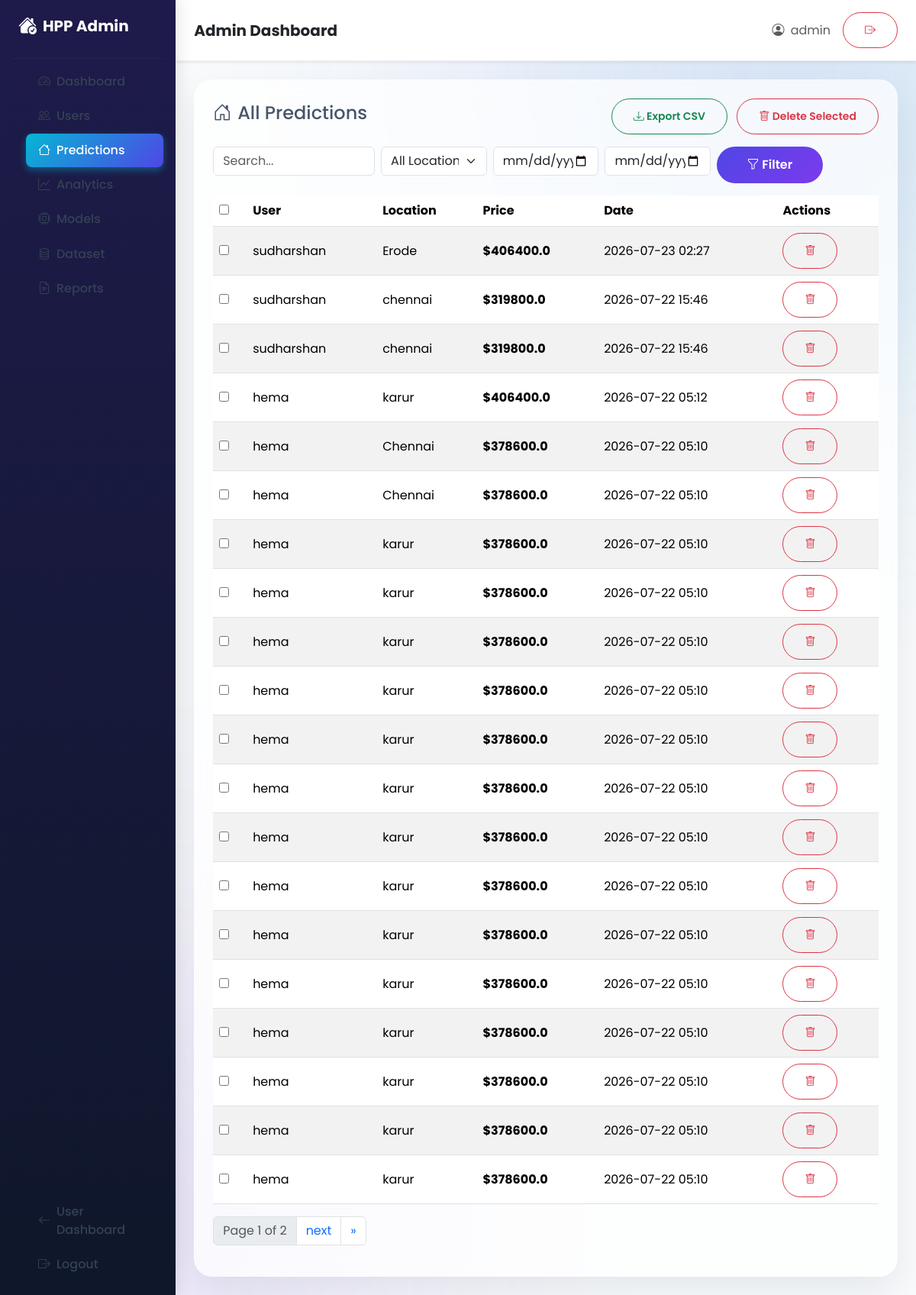
Screenshot of /admin-dashboard/predictions/ (signed in) with the database file from the repository.
### predictor/models.py (models this page shows, shortened)
class Prediction(models.Model):
    user = models.ForeignKey(User, on_delete=models.CASCADE)
    sqft = models.FloatField()
    bedrooms = models.IntegerField()
    bathrooms = models.IntegerField()
    age_of_house = models.IntegerField()
    location = models.CharField(max_length=100)
    predicted_price = models.FloatField()
    created_at = models.DateTimeField(auto_now_add=True)

### predictor/views.py (the view)
# urls.py: path('admin-dashboard/predictions/', views.admin_predictions, name='admin_predictions'),
@staff_member_required
def admin_predictions(request):
    predictions = Prediction.objects.select_related('user').order_by('-created_at')
    q = request.GET.get('q')
    if q:
        predictions = predictions.filter(
            models.Q(location__icontains=q) | models.Q(user__username__icontains=q)
        )
    paginator = Paginator(predictions, 20)
    page_number = request.GET.get('page')
    preds_page = paginator.get_page(page_number)
    return render(request, 'predictor/admin_predictions.html', {
        'predictions': preds_page,
        'search_query': q
    })

### predictor/templates/predictor/admin_predictions.html (shortened to what this page needs)
{% extends 'predictor/admin_base.html' %}
{% block content %}
<div class="glass-card p-4">
    <div class="d-flex justify-content-between align-items-center mb-3">
        <h4><i class="bi bi-house-door me-2"></i>All Predictions</h4>
        <div>
            <button class="btn btn-outline-success btn-sm me-2"><i class="bi bi-download"></i> Export CSV</button>
            <button class="btn btn-outline-danger btn-sm"><i class="bi bi-trash"></i> Delete Selected</button>
        </div>
    </div>
    <form method="get" class="row g-2 mb-3">
        <div class="col-md-3"><input type="text" name="q" class="form-control" placeholder="Search..." value="{{ search_query|default:'' }}"></div>
        <div class="col-md-2"><select name="location" class="form-select"><option value="">All Locations</option></select></div>
        <div class="col-md-2"><input type="date" name="date_from" class="form-control"></div>
        <div class="col-md-2"><input type="date" name="date_to" class="form-control"></div>
        <div class="col-md-2"><button type="submit" class="btn btn-primary w-100"><i class="bi bi-funnel"></i> Filter</button></div>
    </form>
    <div class="table-responsive">
        <table class="table table-striped align-middle">
            <thead><tr><th><input type="checkbox"></th><th>User</th><th>Location</th><th>Price</th><th>Date</th><th>Actions</th></tr></thead>
            <tbody>
                {% for p in predictions %}
                <tr>
                    <td><input type="checkbox"></td>
                    <td>{{ p.user.username }}</td>
                    <td>{{ p.location }}</td>
                    <td><strong>${{ p.predicted_price }}</strong></td>
                    <td>{{ p.created_at|date:"Y-m-d H:i" }}</td>
                    <td>
                        <button class="btn btn-sm btn-outline-danger"><i class="bi bi-trash"></i></button>
                    </td>
                </tr>
                {% endfor %}
            </tbody>
        </table>
    </div>
    {% include 'predictor/pagination.html' with items=predictions %}
</div>
{% endblock %}

### predictor/templates/predictor/admin_base.html (shortened to what this page needs)
<!DOCTYPE html>
<html lang="en">
<head>
    <link href="https://cdn.jsdelivr.net/npm/bootstrap@5.3.3/dist/css/bootstrap.min.css" rel="stylesheet">
    <link rel="stylesheet" href="https://cdn.jsdelivr.net/npm/bootstrap-icons@1.11.3/font/bootstrap-icons.css">
    {% load static %}
    <link rel="stylesheet" href="{% static 'css/style.css' %}">
</head>
<body>
<div class="app-layout d-flex">
    <aside class="admin-sidebar d-flex flex-column">
        <div class="sidebar-brand px-4 py-3">
            <a href="{% url 'admin_dashboard' %}" class="text-white text-decoration-none d-flex align-items-center">
                <i class="bi bi-house-check-fill fs-4 me-2"></i>
                <span class="fw-bold fs-5">HPP Admin</span>
            </a>
        </div>
        <hr class="text-white-50 mx-3 my-2">
        <nav class="nav flex-column flex-grow-1 px-3">
            <a class="nav-link text-white-50 {% if request.resolver_match.url_name == 'admin_dashboard' %}active{% endif %}" href="{% url 'admin_dashboard' %}">
                <i class="bi bi-speedometer2 me-2"></i> Dashboard
            </a>
            <a class="nav-link text-white-50 {% if request.resolver_match.url_name == 'admin_users' %}active{% endif %}" href="{% url 'admin_users' %}">
                <i class="bi bi-people me-2"></i> Users
            </a>
            <a class="nav-link text-white-50 {% if request.resolver_match.url_name == 'admin_predictions' %}active{% endif %}" href="{% url 'admin_predictions' %}">
                <i class="bi bi-house me-2"></i> Predictions
            </a>
            <a class="nav-link text-white-50 {% if request.resolver_match.url_name == 'admin_analytics' %}active{% endif %}" href="{% url 'admin_analytics' %}">
                <i class="bi bi-graph-up me-2"></i> Analytics
            </a>
            <a class="nav-link text-white-50 {% if request.resolver_match.url_name == 'admin_models' %}active{% endif %}" href="{% url 'admin_models' %}">
                <i class="bi bi-cpu me-2"></i> Models
            </a>
            <a class="nav-link text-white-50 {% if request.resolver_match.url_name == 'admin_dataset' %}active{% endif %}" href="{% url 'admin_dataset' %}">
                <i class="bi bi-database me-2"></i> Dataset
            </a>
            <a class="nav-link text-white-50 {% if request.resolver_match.url_name == 'admin_reports' %}active{% endif %}" href="{% url 'admin_reports' %}">
                <i class="bi bi-file-earmark-text me-2"></i> Reports
            </a>
        </nav>
        <div class="mt-auto px-3 pb-3">
            <a class="nav-link text-white-50" href="{% url 'dashboard_redirect' %}">
                <i class="bi bi-arrow-left me-2"></i> User Dashboard
            </a>
            <a class="nav-link text-danger" href="{% url 'logout' %}">
                <i class="bi bi-box-arrow-right me-2"></i> Logout
            </a>
        </div>
    </aside>
    <main class="main-content flex-grow-1 d-flex flex-column">
        <header class="top-header bg-white shadow-sm px-4 py-3 d-flex justify-content-between align-items-center">
            <h5 class="mb-0 fw-bold text-dark">{% block page_title %}Admin Dashboard{% endblock %}</h5>
            <div class="d-flex align-items-center">
                <span class="text-muted me-3"><i class="bi bi-person-circle me-1"></i> {{ user.username }}</span>
                <a href="{% url 'logout' %}" class="btn btn-outline-danger btn-sm"><i class="bi bi-box-arrow-right"></i></a>
            </div>
        </header>
        <div class="p-4 flex-grow-1">
            {% block content %}{% endblock %}
        </div>
    </main>
</div>
</body>
</html>

### predictor/static/css/style.css (style rules this page uses)
:root { --primary:#4F46E5; --secondary:#7C3AED; --accent:#06B6D4; --dark:#0F172A; --light:#F8FAFC; --white:#ffffff; --text:#475569; --border:rgba(255,255,255,.15); }
body { font-family:'Poppins',sans-serif; background:#F8FAFC; color:var(--text); overflow-x:hidden; }
body::before { content:""; position:fixed; width:700px; height:700px; background:linear-gradient(135deg,#4F46E5,#06B6D4); filter:blur(180px); opacity:.18; top:-250px; right:-200px; z-index:-2; }
body::after { content:""; position:fixed; width:600px; height:600px; background:#7C3AED; filter:blur(180px); opacity:.12; bottom:-200px; left:-150px; z-index:-2; }
.nav-link { font-weight:500; margin-left:18px; color:#334155 !important; transition:.3s; }
.btn { border-radius:50px; padding:12px 28px; font-weight:600; transition:.35s; }
.btn-primary { background:linear-gradient(135deg,#4F46E5,#7C3AED); border:none; color:white; }
.glass-card { background:rgba(255,255,255,.72); backdrop-filter:blur(16px); border-radius:24px; border:1px solid rgba(255,255,255,.25); box-shadow:0 20px 50px rgba(15,23,42,.08); transition:.35s; }
.admin-sidebar { width: 260px; background: linear-gradient(180deg, #1E1B4B 0%, #0F172A 100%); color: #fff; min-height: 100vh; position: sticky; top: 0; left: 0; box-shadow: 4px 0 20px rgba(0,0,0,0.1); z-index: 10; }
.sidebar-brand a { color: white; text-decoration: none; }
.user-sidebar .nav-link, .admin-sidebar .nav-link { color: rgba(255,255,255,0.6); font-weight: 500; border-radius: 8px; padding: 0.6rem 1rem; margin-bottom: 2px; transition: all 0.2s ease; display: flex; align-items: center; }
.user-sidebar .nav-link.active, .admin-sidebar .nav-link.active { background: linear-gradient(135deg, #06B6D4, #4F46E5); color: #fff !important; box-shadow: 0 4px 10px rgba(6,182,212,0.4); }
.user-sidebar hr, .admin-sidebar hr { border-color: rgba(255,255,255,0.15); }
.app-layout { min-height: 100vh; }
.main-content { flex-grow: 1; min-height: 100vh; }
.top-header { background: #fff; border-bottom: 1px solid rgba(0,0,0,0.05); box-shadow: 0 1px 3px rgba(0,0,0,0.02); }

### rows the page displays
Prediction: user.username "sudharshan", location "Erode", predicted_price "406400.0", created_at "2026-07-23 02:27"
Prediction: user.username "sudharshan", location "chennai", predicted_price "319800.0", created_at "2026-07-22 15:46"
Prediction: user.username "sudharshan", location "chennai", predicted_price "319800.0", created_at "2026-07-22 15:46"
Prediction: user.username "hema", location "karur", predicted_price "406400.0", created_at "2026-07-22 05:12"
Prediction: user.username "hema", location "Chennai", predicted_price "378600.0", created_at "2026-07-22 05:10"
Prediction: user.username "hema", location "Chennai", predicted_price "378600.0", created_at "2026-07-22 05:10"
Prediction: user.username "hema", location "karur", predicted_price "378600.0", created_at "2026-07-22 05:10"
Prediction: user.username "hema", location "karur", predicted_price "378600.0", created_at "2026-07-22 05:10"
Prediction: user.username "hema", location "karur", predicted_price "378600.0", created_at "2026-07-22 05:10"
Prediction: user.username "hema", location "karur", predicted_price "378600.0", created_at "2026-07-22 05:10"
Prediction: user.username "hema", location "karur", predicted_price "378600.0", created_at "2026-07-22 05:10"
Prediction: user.username "hema", location "karur", predicted_price "378600.0", created_at "2026-07-22 05:10"
Prediction: user.username "hema", location "karur", predicted_price "378600.0", created_at "2026-07-22 05:10"
Prediction: user.username "hema", location "karur", predicted_price "378600.0", created_at "2026-07-22 05:10"
Prediction: user.username "hema", location "karur", predicted_price "378600.0", created_at "2026-07-22 05:10"
Prediction: user.username "hema", location "karur", predicted_price "378600.0", created_at "2026-07-22 05:10"
Prediction: user.username "hema", location "karur", predicted_price "378600.0", created_at "2026-07-22 05:10"
Prediction: user.username "hema", location "karur", predicted_price "378600.0", created_at "2026-07-22 05:10"
Prediction: user.username "hema", location "karur", predicted_price "378600.0", created_at "2026-07-22 05:10"
Prediction: user.username "hema", location "karur", predicted_price "378600.0", created_at "2026-07-22 05:10"

### other values shown
{{ user.username }} "admin"
{{ items.number }} "1"
{{ items.paginator.num_pages }} "2"
